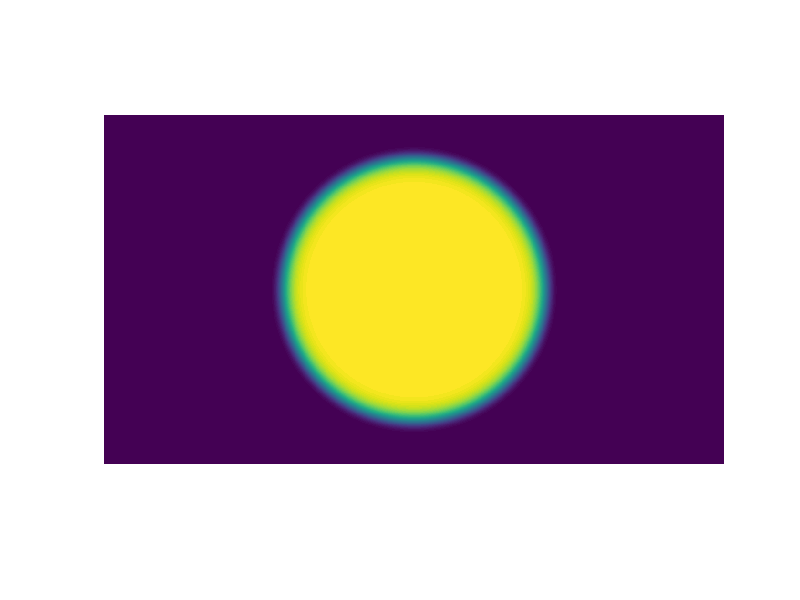
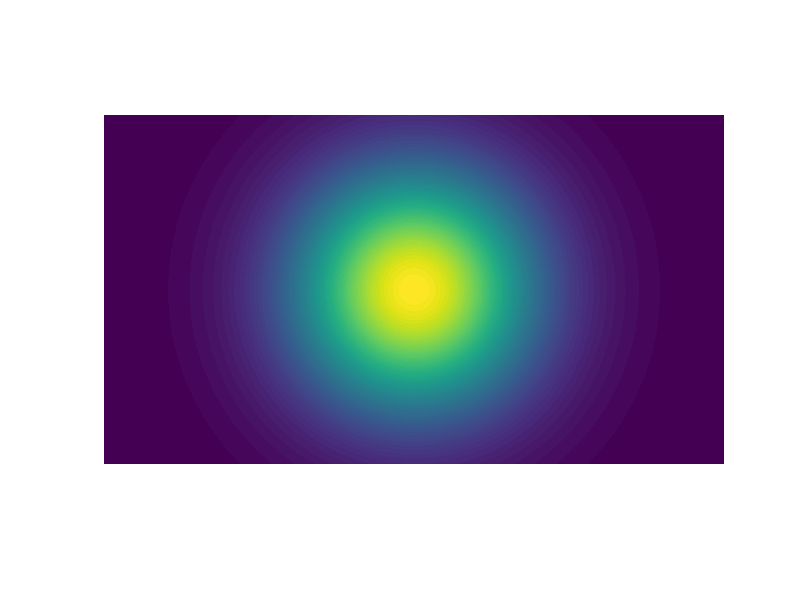
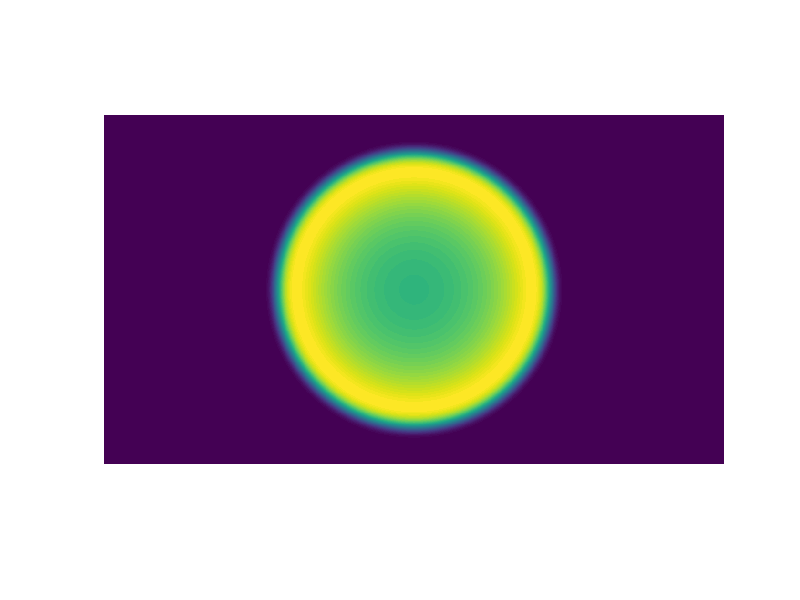

Recreate these plots in MATLAB, in order. (Note: this script raises an error after producing the figures.)
clear all; 
close all;
clc;
%% Initializing display Matrices
H = 1920; V = 1080; 
x = -H/2:1:(H/2-1); 
y = -V/2:1:(V/2-1);
x = x*7.56e-3; 
y = y*7.56e-3; 
[X,Y] = meshgrid(x, y);
%% define Parameters
r=sqrt((X).^2+(Y).^2);
% r1=500;
r2= 3; %%%%%%%%%%%%%%%%%%%%%%%%%%%%%%
n=20;
nx=10*7.56e-3;
x0 = 0;     		% center
y0 = 0;  
A=1;
B=0.4;
sigma = 3; 
sigma1= sigma./1.5;
% nx=0.0003;
%%
%A1=-exp(((2*r).^n)/(r2.^n));
% A1=exp((1+(r/r2).^n).^-1);
% res1 = ((X-x0).^n + (Y-y0).^n)./(2*sigma^n);
res1 = ((r).^n)./(2*sigma^n);
res2 = ((r).^2)./(2*sigma1^2);
 A1=A*exp(-res1);
 B1=B*exp(-res2);
% A1=exp(1+(r/r2).^n);
R=A1./B1;
R1=sqrt(R);
figure(1);
% set(gca,'position',[0 0 1 1],'Visible','off')
fig=imagesc(A1);
axis off;axis equal;
% colormap gray
figure(2);
imagesc(B1);
axis off;axis equal;
%%
figure(3);
imagesc(R1);
axis off;axis equal;
%%
x1 = [0 size(A1,2)];
y1 = [size(A1,1)/2 size(A1,1)/2];
c1 = improfile(A1,x1,y1);
figure(4);
plot(c1);
% axis equal;
figure(5);
imagesc(A1);
colormap gray
axis off;
figure(6);
imagesc(B1);
colormap gray
axis off;
%%
x2 = [0 size(B1,2)];
y2 = [size(B1,1)/2 size(B1,1)/2];
c2 = improfile(B1,x2,y2);
figure(7);
plot(c2);
% axis equal;
figure(8);
imagesc(R1);
colormap gray
axis off;
%%
x3 = [0 size(R1,2)];
y3 = [size(R1,1)/2 size(R1,1)/2];
c3 = improfile(R1,x3,y3);
figure(9);
plot(c3);
%%
w=abs((1/pi).*asin(abs(R1)));
P=(1/pi).*imag(R1);
z=cos((2*pi*X/nx)+ pi.*P)-cos(pi*w);
% z=cos((2*pi*X/nx));
H = 0.5.*(1+sign(z));
% H=sign(z);
% DMD = H/max(H(:))*255;
% size(1920,1080);
% D=imagesc(real(H));
D1=imresize((H),[1080 1920]);
% set(gca,'position',[0 0 1 1],'Visible','off')
%%
% C = ((X.^n)+(Y.^n))< 0.3; %rectangular aperture
 C = sqrt((X).^2+(Y).^2)<0.3; %Circular aperture
cap = D1.*C; %Creating Diffraction Pattern
%%
figure(10);
imagesc(cap);
% imagesc(D1);
colormap gray
axis off;